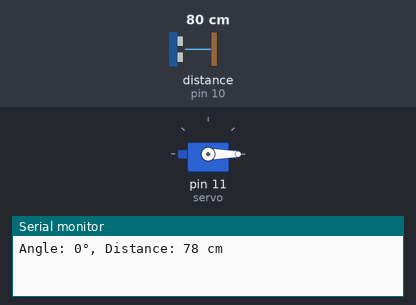
Recording of a sketch running on a simulated Arduino Uno, built with avr-gcc and run on an emulated ATmega328P. Shown: servo, the last lines printed to the serial monitor. Wiring (inferred from the names in the program): ultrasonic range finder: trigger pin 9; echo pin 10. The inputs (shaded band) are chosen by the test bench; at power-on: distance to the obstacle (sensor on pin 10) 80 cm. The echo pulse lasts 58.3 µs per cm.

Above: at 0.05 s.
1.3 s: distance to the obstacle (sensor on pin 10) set to 18 cm
At 2.0 s:
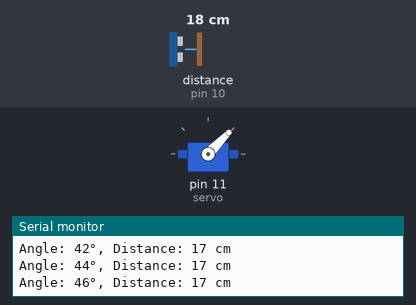
4.3 s: distance to the obstacle (sensor on pin 10) set to 250 cm
At 4.49 s:
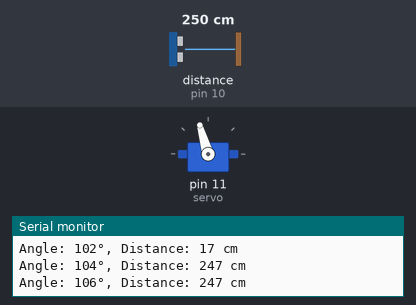
7.3 s: distance to the obstacle (sensor on pin 10) set to 2 cm
At 7.96 s:
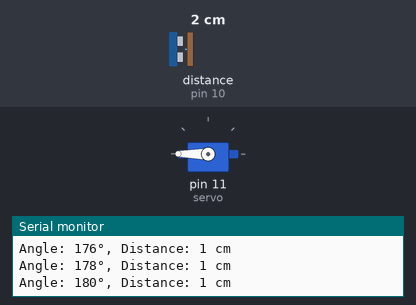
Timing chart, 0 to 16.3 s (numbered marks = the images above; inputs shaded):
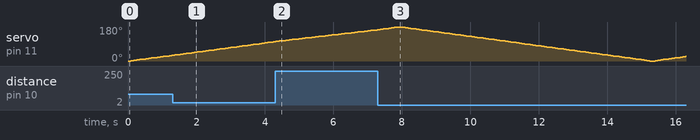

The sketch:

radar_project.ino
```cpp
#include <Servo.h>

// Define the pins for the ultrasonic sensor
#define TRIG_PIN 9
#define ECHO_PIN 10

// Create a Servo object
Servo servo;

// Variables for the ultrasonic sensor
long duration;
int distance;

// Servo angle
int angle = 0;

void setup() {
  // Initialize the servo motor
  servo.attach(11); // Servo control pin connected to pin 11

  // Set the ultrasonic sensor pins
  pinMode(TRIG_PIN, OUTPUT);
  pinMode(ECHO_PIN, INPUT);

  // Begin serial communication
  Serial.begin(9600);
}

void loop() {
  for (angle = 0; angle <= 180; angle += 2) { // Sweep from 0 to 180 degrees
    scan();
  }
  for (angle = 180; angle >= 0; angle -= 2) { // Sweep back from 180 to 0 degrees
    scan();
  }
}

void scan() {
  servo.write(angle);       // Move the servo to the specified angle
  delay(30);                // Wait for the servo to reach the position

  // Trigger the ultrasonic pulse
  digitalWrite(TRIG_PIN, LOW);
  delayMicroseconds(2);
  digitalWrite(TRIG_PIN, HIGH);
  delayMicroseconds(10);
  digitalWrite(TRIG_PIN, LOW);

  // Read the echo response
  duration = pulseIn(ECHO_PIN, HIGH);

  // Calculate distance (in cm)
  distance = duration * 0.034 / 2;

  // Display angle and distance
  Serial.print("Angle: ");
  Serial.print(angle);
  Serial.print("°, Distance: ");
  if (distance > 0 && distance <= 400) {
    Serial.print(distance);
    Serial.println(" cm");
  } else {
    Serial.println("Out of range");
  }

  delay(50); // Delay to stabilize sensor readings
}
```
